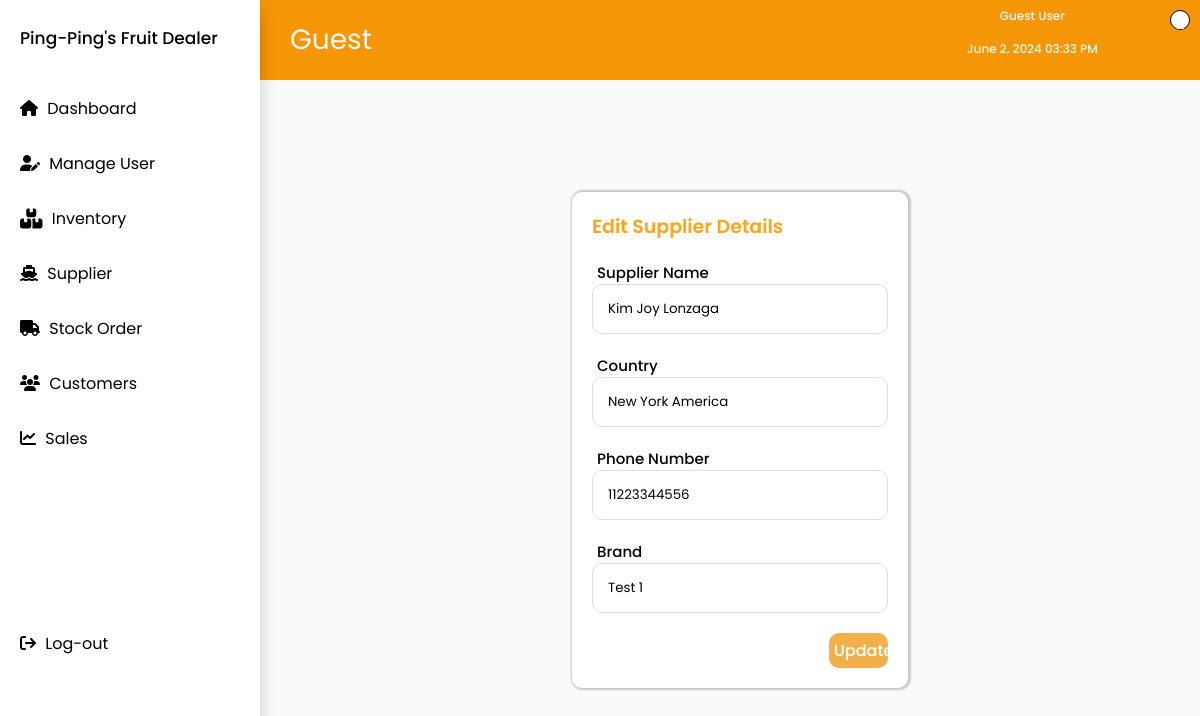
The page /editsupplier.php?id=1 on the database its author committed.
### tables this page shows
CREATE TABLE `suppliers` (
  `sup_id` int(50) UNSIGNED NOT NULL,
  `sup_name` varchar(50) NOT NULL,
  `sup_country` varchar(50) NOT NULL,
  `sup_num` varchar(11) NOT NULL,
  `sup_brand` varchar(50) NOT NULL
);

### editsupplier.php (the view, shortened to what this page needs)
<?php
include 'topnav.php';
include 'nav.php';
if ($_SERVER["REQUEST_METHOD"] == "GET" && isset($_GET['id'])) {
    $sup_id = $_GET['id'];
    $conn = new mysqli(DB_HOST, DB_USER, DB_PASS, DB_NAME);
    $stmt = $conn->prepare("SELECT * FROM suppliers WHERE sup_id = ?");
    $stmt->bind_param("i", $sup_id);
    $stmt->execute();
    $result = $stmt->get_result();
    if ($result->num_rows > 0) {
        $row = $result->fetch_assoc();
        $sup_name = $row['sup_name'];
        $sup_country = $row['sup_country'];
        $sup_num = $row['sup_num'];
        $sup_brand = $row['sup_brand'];
    } else {
        echo "Supplier not found";
        exit();
    }
} else {
    echo "Invalid request";
    exit();
}
?>
<!DOCTYPE html>
<html lang="en">
<head>
    <link rel="stylesheet" href="css/main.css">
</head>
<body>
<div class="container">
    <form name="editSupplierForm" class="form" method="POST" action="editsupplier.php?id=<?php echo $sup_id; ?>" onsubmit="return validateForm()">
        <button class="close-btn" onclick="window.location.href='supplier.php'">&times;</button>
        <h4>Edit Supplier Details</h4>
        <div class="input-box">
            <label>Supplier Name</label>
            <input type="text" name="sup_name" value="<?php echo $sup_name; ?>" placeholder="Enter supplier name" required>
        </div>
        <div class="input-box">
            <label>Country</label>
            <input type="text" name="sup_country" value="<?php echo $sup_country; ?>" placeholder="Enter country" required>
        </div>
        <div class="input-box">
            <label>Phone Number</label>
            <input type="tel" name="sup_num" value="<?php echo $sup_num; ?>" placeholder="Enter phone number" required>
        </div>
        <div class="input-box">
            <label>Brand</label>
            <input type="text" name="sup_brand" value="<?php echo $sup_brand; ?>" placeholder="Enter brand" required>
        </div>
        <button type="submit">Update</button>
    </form>
</div>
</body>
</html>

### css/main.css (style rules this page uses)
* { padding: 0; margin: 0; box-sizing: border-box; font-family: 'Poppins', sans-serif; }
.container { display: flex; align-items: center; justify-content: center; min-height: 90vh; }

### editsupplier.php (style rules this page uses)
.container { width: 80%; margin-left: 260px; }
.form { gap: 20px; padding: 20px; width: 35%; background: #FFFFFF; box-shadow: 1px 0 2px 2px rgba(0, 0, 0, 0.2); border-radius: 10px; display: flex; flex-direction: column; }
.input-box { display: flex; flex-direction: column; }
.input-box label { color: #000000; font-size: 15px; font-weight: 500; margin-left: 5px; }
.input-box input { border: 1px solid #ddd; border-radius: 10px; color: black; height: 50px; outline: none; padding: 0 15px; }
.input-box input:first-letter { text-transform: uppercase; }
button { background: #f2af4a; border: none; border-radius: 10px; color: #FFFFFF; cursor: pointer; font-size: 16px; font-weight: 500; margin-left: auto; outline: none; padding: 5px; width: 20%; }
h4 { color: #FFA318; font-size: 19px; font-weight: 600; margin: 0; }
.close-btn { position: absolute; top: 10px; right: 10px; width: 20px; height: 20px; background: #FFF; border: 1px solid #000; font-size: 14px; font-weight: bold; text-align: center; cursor: pointer; outline: none; }
body { font-family: Arial, sans-serif; margin: 0; padding: 0; background-color: #fafafa; }

### rows shown on the page
suppliers: sup_name "Kim Joy Lonzaga", sup_country "New York America", sup_num "11223344556", sup_brand "Test 1"

### other values the page prints
$user_role "Guest"
$name "Guest User"
